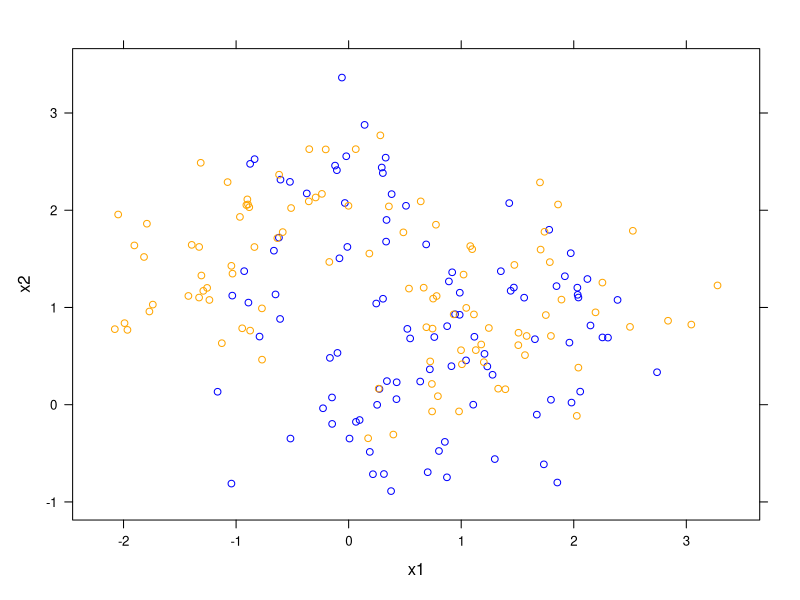
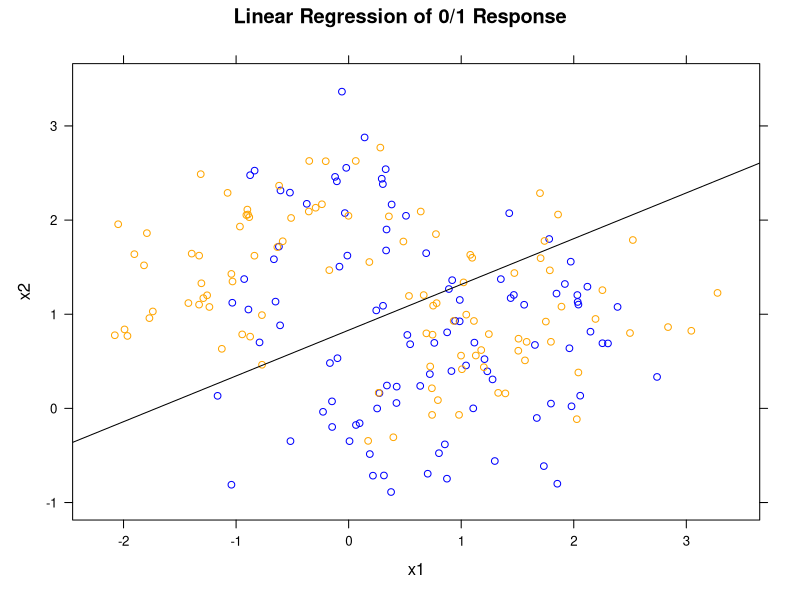
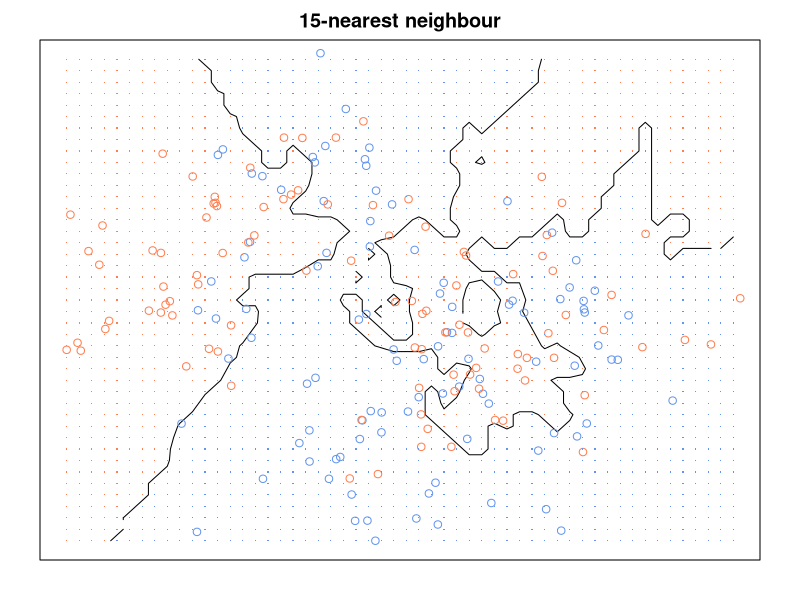

The R source for these figures, in order:
# https://stats.stackexchange.com/questions/21572/how-to-plot-decision-boundary-of-a-k-nearest-neighbor-classifier-from-elements-o

library(MASS)
# set the seed to reproduce data generation in the future
seed <- 123456
set.seed(seed)

# generate two classes means
Sigma <- matrix(c(1,0,0,1),nrow = 2, ncol = 2)
means_1 <- mvrnorm(n = 10, mu = c(1,0), Sigma)
means_2 <- mvrnorm(n = 10, mu = c(0,1), Sigma)

# pick an m_k at random with probability 1/10
# function to generate observations
genObs <- function(classMean, classSigma, size, ...)
{
  # check input
  if(!is.matrix(classMean)) stop("classMean should be a matrix")
  nc <- ncol(classMean)
  nr <- nrow(classMean)
  if(nc != 2) stop("classMean should be a matrix with 2 columns")
  if(ncol(classSigma) != 2) stop("the dimension of classSigma is wrong")

  # mean for each obs
    # pick an m_k at random
  meanObs <- classMean[sample(1:nr, size = size, replace = TRUE),]
  obs <- t(apply(meanObs, 1, function(x) mvrnorm(n = 1, mu = x, Sigma = classSigma )) )
  colnames(obs) <- c('x1','x2')
  return(obs)
}


obs100_1 <- genObs(classMean = means_1, classSigma = Sigma/5, size = 100)
obs100_2 <- genObs(classMean = means_2, classSigma = Sigma/5, size = 100)

# generate label
y <- rep(c(0,1), each = 100)

# training data matrix
trainMat <- as.data.frame(cbind(y, rbind(obs100_1, obs100_2)))

# plot them
library(lattice)
with(trainMat, xyplot(x2 ~ x1,groups = y, col=c('blue', 'orange')))

# now fit two models

# model 1: linear regression
lmfits <- lm(y ~ x1 + x2 , data = trainMat)

# get the slope and intercept for the decision boundary
intercept <- -(lmfits$coef[1] - 0.5) / lmfits$coef[3]
slope <- - lmfits$coef[2] / lmfits$coef[3]

# Figure 2.1
xyplot(x2 ~ x1, groups = y, col = c('blue', 'orange'), data = trainMat,
       panel = function(...)
       {
        panel.xyplot(...)
        panel.abline(intercept, slope)
        },
       main = 'Linear Regression of 0/1 Response')    

# model2: k nearest-neighbor methods
library(class)
# get the range of x1 and x2
rx1 <- range(trainMat$x1)
rx2 <- range(trainMat$x2)
# get lattice points in predictor space
px1 <- seq(from = rx1[1], to = rx1[2], by = 0.1 )
px2 <- seq(from = rx2[1], to = rx2[2], by = 0.1 )
xnew <- expand.grid(x1 = px1, x2 = px2)

# get the contour map
knn15 <- knn(train = trainMat[,2:3], test = xnew, cl = trainMat[,1], k = 15, prob = TRUE)
prob <- attr(knn15, "prob")
prob <- ifelse(knn15=="1", prob, 1-prob)
prob15 <- matrix(prob, nrow = length(px1), ncol = length(px2))

# Figure 2.2
par(mar = rep(2,4))
contour(px1, px2, prob15, levels=0.5, labels="", xlab="", ylab="", main=
    "15-nearest neighbour", axes=FALSE)
points(trainMat[,2:3], col=ifelse(trainMat[,1]==1, "coral", "cornflowerblue"))
points(xnew, pch=".", cex=1.2, col=ifelse(prob15>0.5, "coral", "cornflowerblue"))
box()
